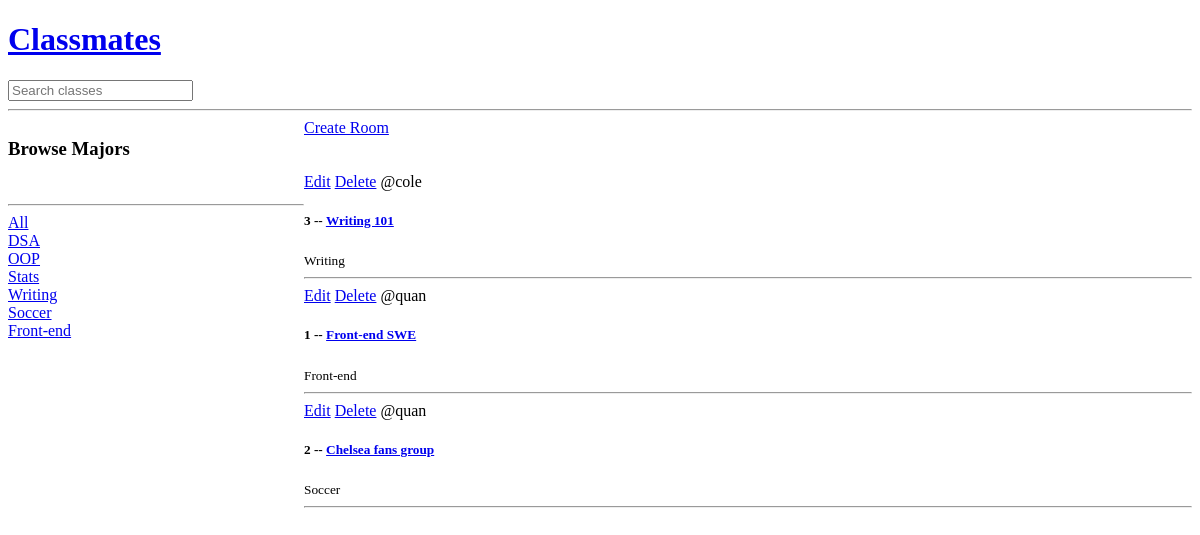
The app's page /, older data.
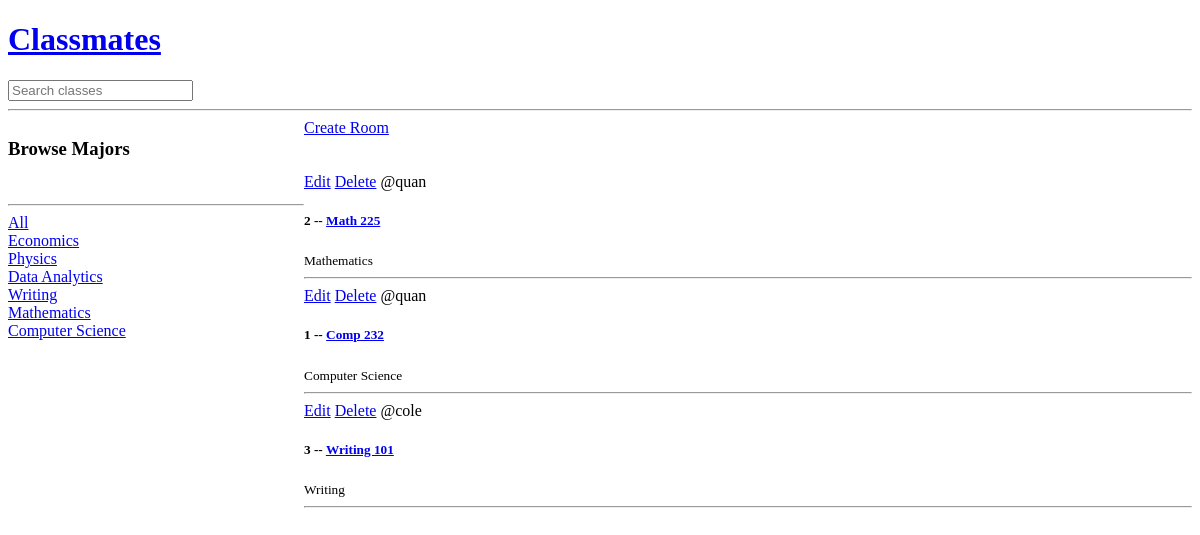
The same page, newer data.
### base/models.py (models this page shows, shortened)
class Topic(models.Model):
    name = models.CharField(max_length=100)

class Room(models.Model):
    host = models.ForeignKey(User, on_delete=models.SET_NULL, null=True)
    topic = models.ForeignKey(Topic, on_delete=models.SET_NULL, null=True)
    name = models.CharField(max_length=200)
    description = models.TextField(null=True, blank=True)
    participants = models.ManyToManyField(
        User, related_name='participants', blank=True)
    updated = models.DateTimeField(auto_now=True)
    created = models.DateTimeField(auto_now_add=True)
    class Meta:
        ordering = ['-updated', '-created']

### base/views.py (the view)
# urls.py: path('', views.home, name="home"),
def home(request):
    major = request.GET.get('major') if request.GET.get(
        'major') != None else ''
    class_name = request.GET.get('class') if request.GET.get(
        'class') != None else ''
    rooms = Room.objects.filter(
        Q(topic__name__icontains=major) & Q(name__icontains=class_name))
    topics = Topic.objects.all()
    context = {'rooms': rooms, 'topics': topics}
    return render(request, 'base/home.html', context)

### base/templates/base/home.html (shortened to what this page needs)
{% extends 'main.html' %} {% block content %}
<div class="home-container">
  <div>
    <h3>Browse Majors</h3>
    <br>
    <hr>
    <div>
      <a href="{% url 'home' %}">All</a>
    </div> {% for topic in topics %} <div>
      <a href="{% url 'home' %}?major={{topic.name}}">{{ topic.name }}</a>
    </div> {% endfor %}
  </div>
  <div>
    <a href="{% url 'create-room' %}">Create Room</a>
    <br>
    <br>
    <br>
    <div> {% for room in rooms %} <div>
        <a href="{% url 'update-room' room.id %}">Edit</a>
        <a href="{% url 'delete-room' room.id %}">Delete</a>
        <span>@{{ room.host.username }}</span>
        <h5>{{room.id}} -- <a href="/room/{{room.id}}">{{room.name}}</a></h5>
        <small>{{ room.topic.name }}</small>
      </div>
      <hr> {% endfor %}
    </div>
  </div>
</div> {% endblock %}

### templates/main.html (shortened to what this page needs)
<!DOCTYPE html>
<html>
  <head>
  </head>
  <body> {% include 'navbar.html' %} {% block content%} {% endblock %} </body>
</html>

### templates/navbar.html
<a href="/">
  <h1>Classmates</h1>
</a>
<form method="GET" action="{% url 'home' %}">
  <input type="text" name="class" placeholder="Search classes" />
  <br>
</form>
<hr>

### base/templates/base/home.html (style rules this page uses)
.home-container { display: grid; grid-template-columns: 1fr 3fr; }

Row changes from the older to the newer data that the page shows:
changed Topic: name "DSA" → "Economics"
changed Topic: name "OOP" → "Physics"
changed Topic: name "Stats" → "Data Analytics"
changed Topic: name "Soccer" → "Mathematics"
changed Topic: name "Front-end" → "Computer Science"
changed Room id 2: name "Chelsea fans group" → "Math 225"; topic.name "Soccer" → "Mathematics"; moves up the list
changed Room id 1: name "Front-end SWE" → "Comp 232"; topic.name "Front-end" → "Computer Science"; moves down the list
